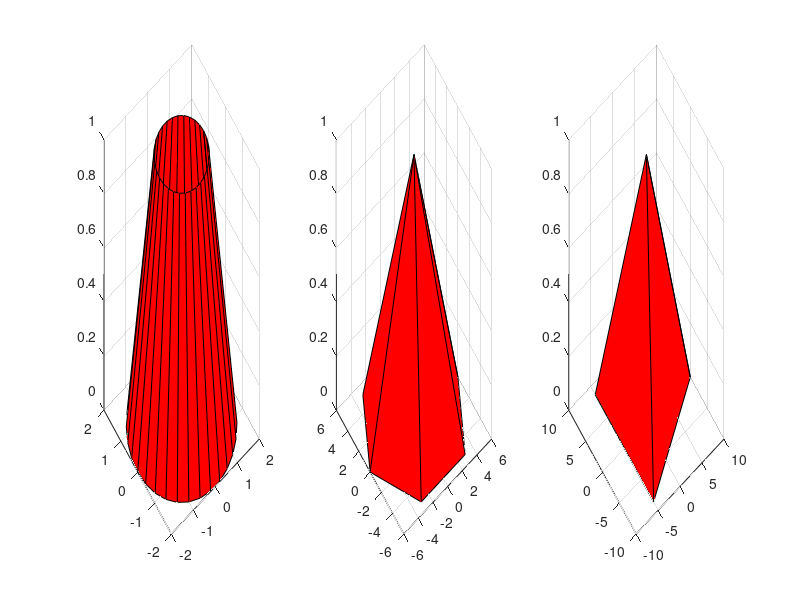

The MATLAB script that drew this image:
#trunchi de con
subplot(1,3,1);
r=[2,1];
n=30;
[X,Y,Z]=cylinder(r,n);
h=surf(X,Y,Z);
set(h,'EdgeColor','k');
set(h,'FaceColor','r');


#piramida
subplot(1,3,2);

r=[6,0];
n=6;
[X,Y,Z]=cylinder(r,n);
h=surf(X,Y,Z);
set(h,'EdgeColor','k');
set(h,'FaceColor','r');

#piramida cu baza triunghi
subplot(1,3,3);

r=[10,0];
n=3;
[X,Y,Z]=cylinder(r,n);
h=surf(X,Y,Z);
set(h,'EdgeColor','k');
set(h,'FaceColor','r');